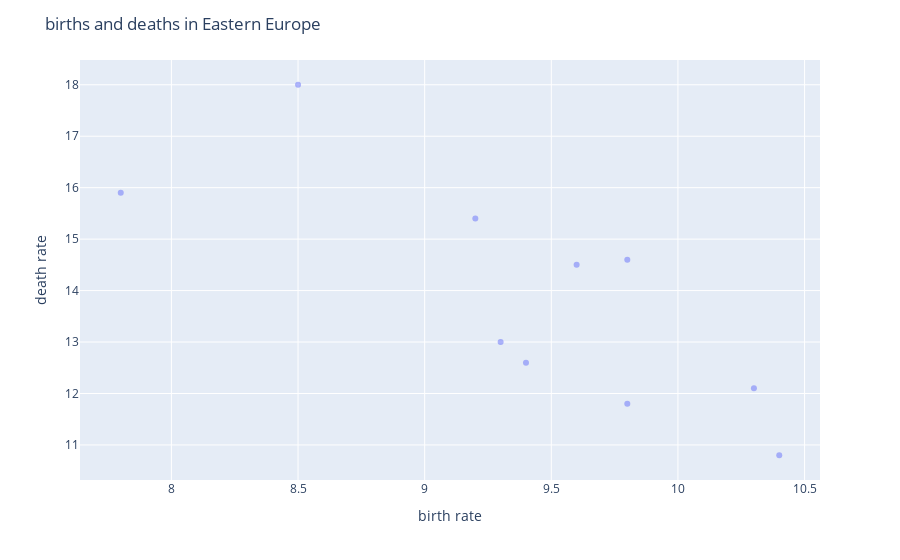

The notebook cell saved with this chart:
### Code cell
# select only rows corresponding to given region
bool_eeu = df_EUpop['region'] == 'Eastern Europe'
df_eeu = df_EUpop.loc[bool_eeu, :]

# scatter
fig = px.scatter(df_eeu, x='birth_rate', y='death_rate', opacity=.5)

# label
fig.update_layout(
    title_text='births and deaths in Eastern Europe',
    xaxis_title='birth rate',
    yaxis_title='death rate')

### Figure 1 — Plotly figure (JSON) as saved in the notebook; plotly's stock layout.template omitted (floating-point values rounded to 4 significant figures)
{"data": [{"hovertemplate": "birth_rate=%{x}<br>death_rate=%{y}<extra></extra>", "legendgroup": "", "marker": {"color": "#636efa", "opacity": 0.5, "symbol": "circle"}, "mode": "markers", "name": "", "orientation": "v", "showlegend": false, "type": "scatter", "x": [9.3, 8.5, 10.3, 9.6, 9.8, 9.4, 9.2, 9.8, 10.4, 7.8], "xaxis": "x", "y": [13.0, 18.0, 12.1, 14.5, 11.8, 12.6, 15.4, 14.6, 10.8, 15.9], "yaxis": "y"}], "layout": {"legend": {"tracegroupgap": 0}, "margin": {"t": 60}, "title": {"text": "births and deaths in Eastern Europe"}, "xaxis": {"anchor": "y", "domain": [0, 1], "title": {"text": "birth rate"}}, "yaxis": {"anchor": "x", "domain": [0, 1], "title": {"text": "death rate"}}}}
